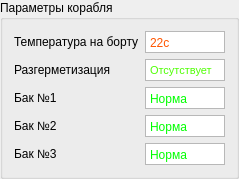
              <widget class="QGroupBox" name="groupBox_6">
               <property name="font">
                <font>
                 <pointsize>9</pointsize>
                </font>
               </property>
               <property name="title">
                <string>Параметры корабля</string>
               </property>
               <layout class="QVBoxLayout" name="verticalLayout_4">
                <item>
                 <layout class="QHBoxLayout" name="horizontalLayout_15">
                  <item>
                   <widget class="QLabel" name="label_10">
                    <property name="text">
                     <string>Температура на борту</string>
                    </property>
                   </widget>
                  </item>
                  <item>
                   <widget class="QTextEdit" name="textEdit_2">
                    <property name="minimumSize">
                     <size>
                      <width>80</width>
                      <height>22</height>
                     </size>
                    </property>
                    <property name="maximumSize">
                     <size>
                      <width>80</width>
                      <height>22</height>
                     </size>
                    </property>
                    <property name="verticalScrollBarPolicy">
                     <enum>Qt::ScrollBarAlwaysOff</enum>
                    </property>
                    <property name="horizontalScrollBarPolicy">
                     <enum>Qt::ScrollBarAlwaysOff</enum>
                    </property>
                    <property name="undoRedoEnabled">
                     <bool>true</bool>
                    </property>
                    <property name="html">
                     <string>&lt;!DOCTYPE HTML PUBLIC &quot;-//W3C//DTD HTML 4.0//EN&quot; &quot;http://www.w3.org/TR/REC-html40/strict.dtd&quot;&gt;
&lt;html&gt;&lt;head&gt;&lt;meta name=&quot;qrichtext&quot; content=&quot;1&quot; /&gt;&lt;meta charset=&quot;utf-8&quot; /&gt;&lt;style type=&quot;text/css&quot;&gt;
p, li { white-space: pre-wrap; }
hr { height: 1px; border-width: 0; }
li.unchecked::marker { content: &quot;\2610&quot;; }
li.checked::marker { content: &quot;\2612&quot;; }
&lt;/style&gt;&lt;/head&gt;&lt;body style=&quot; font-family:'Segoe UI'; font-size:9pt; font-weight:400; font-style:normal;&quot;&gt;
&lt;p style=&quot; margin-top:0px; margin-bottom:0px; margin-left:0px; margin-right:0px; -qt-block-indent:0; text-indent:0px;&quot;&gt;&lt;span style=&quot; color:#ff5500;&quot;&gt;22c&lt;/span&gt;&lt;/p&gt;&lt;/body&gt;&lt;/html&gt;</string>
                    </property>
                   </widget>
                  </item>
                 </layout>
                </item>
                <item>
                 <layout class="QHBoxLayout" name="horizontalLayout_16">
                  <item>
                   <widget class="QLabel" name="label_11">
                    <property name="text">
                     <string>Разгерметизация</string>
                    </property>
                   </widget>
                  </item>
                  <item>
                   <widget class="QTextEdit" name="textEdit_6">
                    <property name="minimumSize">
                     <size>
                      <width>80</width>
                      <height>22</height>
                     </size>
                    </property>
                    <property name="maximumSize">
                     <size>
                      <width>80</width>
                      <height>22</height>
                     </size>
                    </property>
                    <property name="verticalScrollBarPolicy">
                     <enum>Qt::ScrollBarAlwaysOff</enum>
                    </property>
                    <property name="horizontalScrollBarPolicy">
                     <enum>Qt::ScrollBarAlwaysOff</enum>
                    </property>
                    <property name="undoRedoEnabled">
                     <bool>true</bool>
                    </property>
                    <property name="html">
                     <string>&lt;!DOCTYPE HTML PUBLIC &quot;-//W3C//DTD HTML 4.0//EN&quot; &quot;http://www.w3.org/TR/REC-html40/strict.dtd&quot;&gt;
&lt;html&gt;&lt;head&gt;&lt;meta name=&quot;qrichtext&quot; content=&quot;1&quot; /&gt;&lt;meta charset=&quot;utf-8&quot; /&gt;&lt;style type=&quot;text/css&quot;&gt;
p, li { white-space: pre-wrap; }
hr { height: 1px; border-width: 0; }
li.unchecked::marker { content: &quot;\2610&quot;; }
li.checked::marker { content: &quot;\2612&quot;; }
&lt;/style&gt;&lt;/head&gt;&lt;body style=&quot; font-family:'Segoe UI'; font-size:9pt; font-weight:400; font-style:normal;&quot;&gt;
&lt;p style=&quot; margin-top:0px; margin-bottom:0px; margin-left:0px; margin-right:0px; -qt-block-indent:0; text-indent:0px;&quot;&gt;&lt;span style=&quot; font-family:'MS Shell Dlg 2'; font-size:8.25pt; color:#50ff05;&quot;&gt;Отсутствует&lt;/span&gt;&lt;/p&gt;&lt;/body&gt;&lt;/html&gt;</string>
                    </property>
                   </widget>
                  </item>
                 </layout>
                </item>
                <item>
                 <layout class="QHBoxLayout" name="horizontalLayout_17">
                  <item>
                   <widget class="QLabel" name="label_12">
                    <property name="text">
                     <string>Бак №1</string>
                    </property>
                   </widget>
                  </item>
                  <item>
                   <widget class="QTextEdit" name="textEdit_5">
                    <property name="minimumSize">
                     <size>
                      <width>80</width>
                      <height>22</height>
                     </size>
                    </property>
                    <property name="maximumSize">
                     <size>
                      <width>80</width>
                      <height>22</height>
                     </size>
                    </property>
                    <property name="verticalScrollBarPolicy">
                     <enum>Qt::ScrollBarAlwaysOff</enum>
                    </property>
                    <property name="horizontalScrollBarPolicy">
                     <enum>Qt::ScrollBarAlwaysOff</enum>
                    </property>
                    <property name="undoRedoEnabled">
                     <bool>true</bool>
                    </property>
                    <property name="html">
                     <string>&lt;!DOCTYPE HTML PUBLIC &quot;-//W3C//DTD HTML 4.0//EN&quot; &quot;http://www.w3.org/TR/REC-html40/strict.dtd&quot;&gt;
&lt;html&gt;&lt;head&gt;&lt;meta name=&quot;qrichtext&quot; content=&quot;1&quot; /&gt;&lt;meta charset=&quot;utf-8&quot; /&gt;&lt;style type=&quot;text/css&quot;&gt;
p, li { white-space: pre-wrap; }
hr { height: 1px; border-width: 0; }
li.unchecked::marker { content: &quot;\2610&quot;; }
li.checked::marker { content: &quot;\2612&quot;; }
&lt;/style&gt;&lt;/head&gt;&lt;body style=&quot; font-family:'Segoe UI'; font-size:9pt; font-weight:400; font-style:normal;&quot;&gt;
&lt;p style=&quot; margin-top:0px; margin-bottom:0px; margin-left:0px; margin-right:0px; -qt-block-indent:0; text-indent:0px;&quot;&gt;&lt;span style=&quot; color:#00ff00;&quot;&gt;Норма&lt;/span&gt;&lt;/p&gt;&lt;/body&gt;&lt;/html&gt;</string>
                    </property>
                   </widget>
                  </item>
                 </layout>
                </item>
                <item>
                 <layout class="QHBoxLayout" name="horizontalLayout_18">
                  <item>
                   <widget class="QLabel" name="label_13">
                    <property name="text">
                     <string>Бак №2</string>
                    </property>
                   </widget>
                  </item>
                  <item>
                   <widget class="QTextEdit" name="textEdit_3">
                    <property name="minimumSize">
                     <size>
                      <width>80</width>
                      <height>22</height>
                     </size>
                    </property>
                    <property name="maximumSize">
                     <size>
                      <width>80</width>
                      <height>22</height>
                     </size>
                    </property>
                    <property name="verticalScrollBarPolicy">
                     <enum>Qt::ScrollBarAlwaysOff</enum>
                    </property>
                    <property name="horizontalScrollBarPolicy">
                     <enum>Qt::ScrollBarAlwaysOff</enum>
                    </property>
                    <property name="undoRedoEnabled">
                     <bool>true</bool>
                    </property>
                    <property name="html">
                     <string>&lt;!DOCTYPE HTML PUBLIC &quot;-//W3C//DTD HTML 4.0//EN&quot; &quot;http://www.w3.org/TR/REC-html40/strict.dtd&quot;&gt;
&lt;html&gt;&lt;head&gt;&lt;meta name=&quot;qrichtext&quot; content=&quot;1&quot; /&gt;&lt;meta charset=&quot;utf-8&quot; /&gt;&lt;style type=&quot;text/css&quot;&gt;
p, li { white-space: pre-wrap; }
hr { height: 1px; border-width: 0; }
li.unchecked::marker { content: &quot;\2610&quot;; }
li.checked::marker { content: &quot;\2612&quot;; }
&lt;/style&gt;&lt;/head&gt;&lt;body style=&quot; font-family:'Segoe UI'; font-size:9pt; font-weight:400; font-style:normal;&quot;&gt;
&lt;p style=&quot; margin-top:0px; margin-bottom:0px; margin-left:0px; margin-right:0px; -qt-block-indent:0; text-indent:0px;&quot;&gt;&lt;span style=&quot; color:#00ff00;&quot;&gt;Норма&lt;/span&gt;&lt;/p&gt;&lt;/body&gt;&lt;/html&gt;</string>
                    </property>
                   </widget>
                  </item>
                 </layout>
                </item>
                <item>
                 <layout class="QHBoxLayout" name="horizontalLayout_19">
                  <item>
                   <widget class="QLabel" name="label_14">
                    <property name="text">
                     <string>Бак №3</string>
                    </property>
                   </widget>
                  </item>
                  <item>
                   <widget class="QTextEdit" name="textEdit_4">
                    <property name="minimumSize">
                     <size>
                      <width>80</width>
                      <height>22</height>
                     </size>
                    </property>
                    <property name="maximumSize">
                     <size>
                      <width>80</width>
                      <height>22</height>
                     </size>
                    </property>
                    <property name="verticalScrollBarPolicy">
                     <enum>Qt::ScrollBarAlwaysOff</enum>
                    </property>
                    <property name="horizontalScrollBarPolicy">
                     <enum>Qt::ScrollBarAlwaysOff</enum>
                    </property>
                    <property name="undoRedoEnabled">
                     <bool>true</bool>
                    </property>
                    <property name="html">
                     <string>&lt;!DOCTYPE HTML PUBLIC &quot;-//W3C//DTD HTML 4.0//EN&quot; &quot;http://www.w3.org/TR/REC-html40/strict.dtd&quot;&gt;
&lt;html&gt;&lt;head&gt;&lt;meta name=&quot;qrichtext&quot; content=&quot;1&quot; /&gt;&lt;meta charset=&quot;utf-8&quot; /&gt;&lt;style type=&quot;text/css&quot;&gt;
p, li { white-space: pre-wrap; }
hr { height: 1px; border-width: 0; }
li.unchecked::marker { content: &quot;\2610&quot;; }
li.checked::marker { content: &quot;\2612&quot;; }
&lt;/style&gt;&lt;/head&gt;&lt;body style=&quot; font-family:'Segoe UI'; font-size:9pt; font-weight:400; font-style:normal;&quot;&gt;
&lt;p style=&quot; margin-top:0px; margin-bottom:0px; margin-left:0px; margin-right:0px; -qt-block-indent:0; text-indent:0px;&quot;&gt;&lt;span style=&quot; color:#00ff00;&quot;&gt;Норма&lt;/span&gt;&lt;/p&gt;&lt;/body&gt;&lt;/html&gt;</string>
                    </property>
                   </widget>
                  </item>
                 </layout>
                </item>
               </layout>
              </widget>
